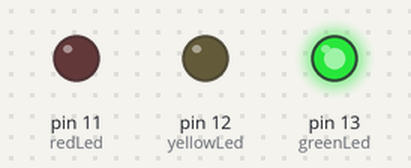
A sketch run on a simulated Arduino Uno, built with avr-gcc and run on an emulated ATmega328P. Shown: output pins drawn as LEDs (lit = HIGH).

Above: at 2.5 s.
At 6.0 s:
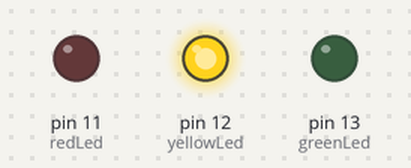
At 9.5 s:
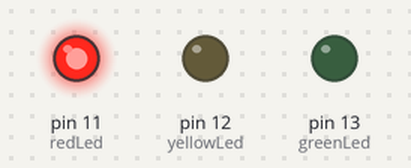
Timing chart, 0 to 15.6 s (numbered marks = the images above):
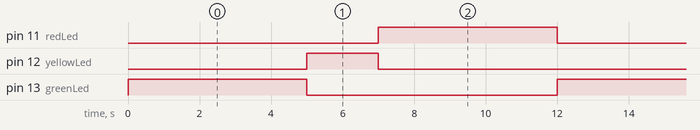

The sketch:

0001.ino
```cpp
/*
  Task 0001 : traffic light imitation
  Description: Three LEDs (red, yellow, and green) are connected to the Arduino
  to simulate a basic traffic light system. The sequence should operate as follows:
  - Green light turns ON for 5 seconds.
  - Yellow light turns ON for 2 seconds (green turns OFF).
  - Red light turns ON for 5 seconds (yellow turns OFF).
  The cycle repeats continuously, imitating a simple intersection traffic light.
*/

const int redLed = 11;      // red LED connected to pin 11
const int yellowLed = 12;   // yellow LED connected to pin 12
const int greenLed = 13;    // Green LED connected to pin 13

void setup() {
  pinMode(redLed, OUTPUT);
  pinMode(yellowLed, OUTPUT);
  pinMode(greenLed, OUTPUT);
}

void loop() {
  //green ON for 5 seconds
  digitalWrite(greenLed, HIGH);
  digitalWrite(yellowLed, LOW);
  digitalWrite(redLed, LOW);
  delay(5000);

  //yellow ON for 2 seconds
  digitalWrite(greenLed, LOW);
  digitalWrite(yellowLed, HIGH);
  digitalWrite(redLed, LOW);
  delay(2000);

  // red ON for 5 seconds
  digitalWrite(greenLed, LOW);
  digitalWrite(yellowLed, LOW);
  digitalWrite(redLed, HIGH);
  delay(5000);
}
```

Measured:
- by itself, pin 11 (redLed), pin 13 (greenLed): alternates HIGH for 5.0 s and LOW for 7.0 s
- by itself, pin 12 (yellowLed): alternates HIGH for 2.0 s and LOW for 10.0 s
- by itself, everything shown: repeats every 12.0 s, in 3 steps
